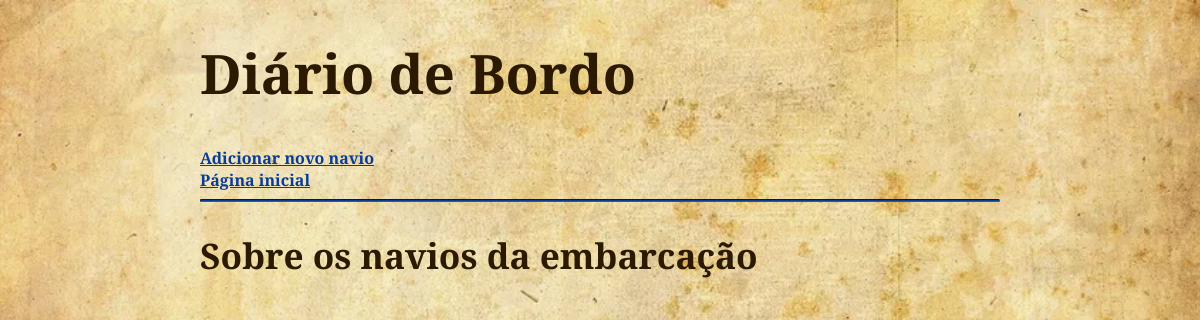
The app's page /paginas/mostrar/mostrarnavio.php, older data.
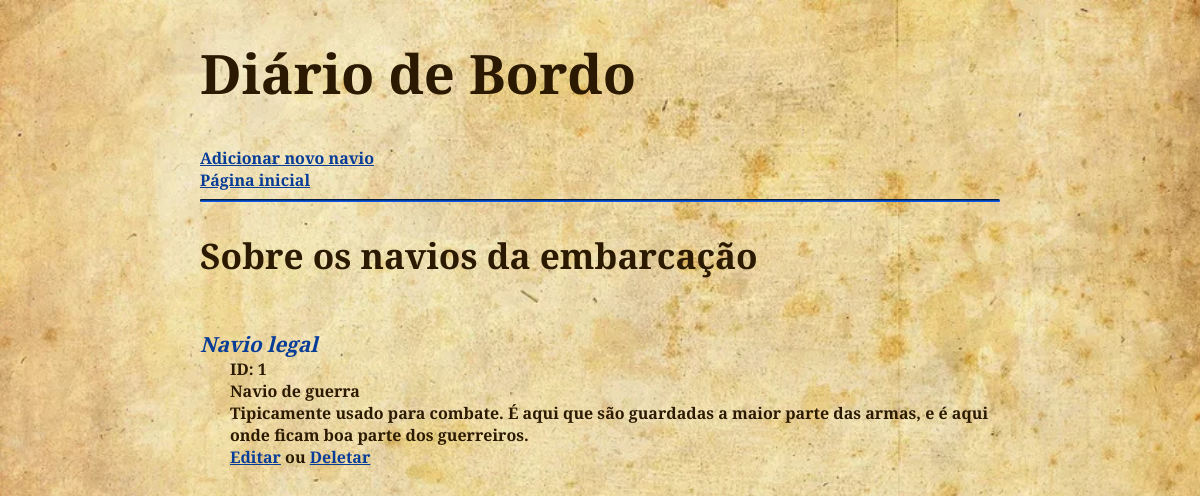
The same page, newer data.
### tables this page shows
CREATE TABLE `navio` (
  `id_navio` int(11) NOT NULL,
  `nome` varchar(30) DEFAULT NULL,
  `tipo` int(11) DEFAULT NULL,
  `numero` int(11) DEFAULT NULL
);

CREATE TABLE `tipo_navio` (
  `id_tipo_navio` int(11) NOT NULL,
  `nome` varchar(30) DEFAULT NULL,
  `descricao` text DEFAULT NULL
);

### paginas/mostrar/mostrarnavio.php (the view, shortened to what this page needs)
<?php
    require_once("../config.php");
?>
<!DOCTYPE html>
<html lang="pt-br">
<head>
    <link rel="stylesheet" href="../style.css">
</head>
<body>
    <header>
        <h1>Diário de Bordo</h1>
        <a href="../inserir/novonavio.php">Adicionar novo navio</a><br>
        <a href="../index.html">Página inicial</a>
        <hr>
    </header>
<main>
    <section class="mostrartripulacao">
        <h2>Sobre os navios da embarcação</h2> <br>
        <?php
            $consulta = $mysqli->prepare("SELECT
                                                    navio.id_navio,
                                                    navio.nome AS nome_navio,
                                                    navio.tipo as navio_tipo,
                                                    navio.numero,
                                                    tipo_navio.nome AS nome_tipo,
                                                    tipo_navio.descricao AS desc_navio
                                                FROM navio
                                                JOIN tipo_navio ON navio.tipo = tipo_navio.id_tipo_navio
                                                ");
            $consulta->execute();
            $resultado = $consulta->get_result();
            $registros = $resultado->fetch_all(MYSQLI_ASSOC);
            foreach($registros as $registro) {
                echo "<strong>{$registro['nome_navio']}</strong><br>";
                echo "<div style=\"margin-left: 30px;\">";
                    echo "ID: {$registro['id_navio']}<br>";
                    echo "{$registro['nome_tipo']}<br>";
                    echo "{$registro['desc_navio']}<br>";
                    echo "<a href=\"  ../editar/editarnavio.php?id_navio={$registro['id_navio']}  \">Editar</a> ou ";
                    echo "<a href=\"../deletar/excluirnavio.php?id_navio={$registro['id_navio']}\">Deletar</a>";
                echo "<br>";
                echo "<br>";
                echo "</div>";
            }
        ?>
    </section>
</main>
</body>
</html>

Row changes from the older to the newer data that the page shows:
added navio: nome "Navio legal", id_navio "1", tipo.nome "Navio de guerra", tipo.descricao "Tipicamente usado para combate. É aqui que são guardadas a maior parte das armas, e é aqui onde ficam boa parte dos guerreiros."
